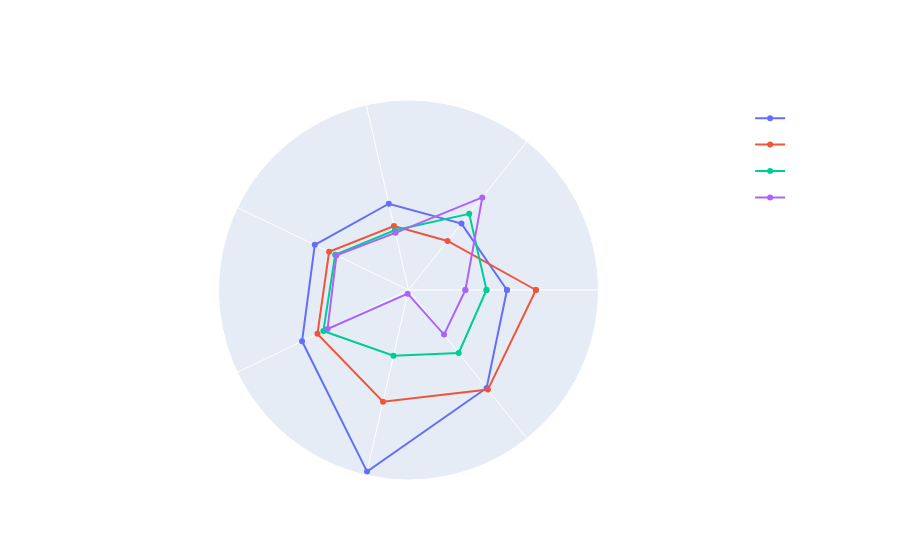

Here is the notebook cell this chart was saved with:
### Code cell
import joblib

from plotly.subplots import make_subplots
import plotly.graph_objects as go

df = pd.read_csv(os.getcwd()+'\\..\\..\\data\\final\\modelling.csv')

df.drop(columns=['MainSequence'], inplace=True)

numerics = [col for col in df.columns if df[col].dtype != object]

transformers = joblib.load(os.getcwd()+'\\..\\..\\dashboard\\streamlit\\pages\\models\\DispositionPowerTransformers.joblib')

df = df[(df['Disposition'] == 'CFRM') & (df['PlanetType'] != 'Unknown')]

df.drop(columns=['Disposition'], inplace=True)

fig = go.Figure()

colors = {
    'Gas Giant': 'rgba(177,144,101,0.6)',
    'Neptune-like': 'rgba(93,138,177,0.6)',
    'Super Earth': 'rgba(69,154,79,0.6)',
    'Terrestrial': 'rgba(205,25,25,0.6)'
}

for i, group in enumerate(df['PlanetType'].unique()):
    curr_df = df[df['PlanetType']==group][numerics]

    for col in numerics:
        curr_df[col] = transformers[col].transform(curr_df[col].values.reshape(-1,1))

    for_vis = pd.melt(curr_df).groupby('variable').median().reset_index()

    for_vis = pd.concat([for_vis, for_vis.iloc[0].to_frame().T])

    fig.add_trace(go.Scatterpolar(
        r=for_vis['value'],
        theta=for_vis['variable'],
        name = group
    ))


fig.update_layout(
    title='Comparison of PlanetType\'s Attributes', 
    paper_bgcolor='rgba(4,17,65,0)',
    font=dict(
        family='sans serif',
        size=18,
        color='white'
    ),
    polar=dict(
        radialaxis=dict(
            visible=False
        )
    )
)

fig.show()

### Figure 1 — Plotly figure (JSON) as saved in the notebook; plotly's stock layout.template omitted (floating-point values rounded to 4 significant figures)
{"data": [{"name": "Gas Giant", "r": [-0.1442, -0.3011, -0.26, -0.07986, 0.08455, 0.8753, 0.1672, -0.1442], "theta": ["OrbitalPeriod", "PlanetEarthTemperature", "PlanetEarthVolume", "StarSunDiameter", "StarSunMass", "TransitDepth", "TransitDuration", "OrbitalPeriod"], "type": "scatterpolar"}, {"name": "Neptune-like", "r": [0.1919, -0.5597, -0.5268, -0.2642, -0.1141, 0.0437, 0.1912, 0.1919], "theta": ["OrbitalPeriod", "PlanetEarthTemperature", "PlanetEarthVolume", "StarSunDiameter", "StarSunMass", "TransitDepth", "TransitDuration", "OrbitalPeriod"], "type": "scatterpolar"}, {"name": "Super Earth", "r": [-0.382, -0.1563, -0.5756, -0.3425, -0.1906, -0.5043, -0.3527, -0.382], "theta": ["OrbitalPeriod", "PlanetEarthTemperature", "PlanetEarthVolume", "StarSunDiameter", "StarSunMass", "TransitDepth", "TransitDuration", "OrbitalPeriod"], "type": "scatterpolar"}, {"name": "Terrestrial", "r": [-0.627, 0.08739, -0.6067, -0.3593, -0.2444, -1.244, -0.6255, -0.627], "theta": ["OrbitalPeriod", "PlanetEarthTemperature", "PlanetEarthVolume", "StarSunDiameter", "StarSunMass", "TransitDepth", "TransitDuration", "OrbitalPeriod"], "type": "scatterpolar"}], "layout": {"font": {"color": "white", "family": "sans serif", "size": 18}, "paper_bgcolor": "rgba(4,17,65,0)", "polar": {"radialaxis": {"visible": false}}, "title": {"text": "Comparison of PlanetType's Attributes"}}}
